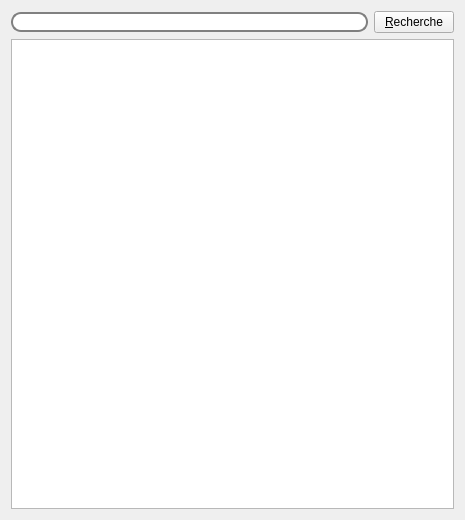
<?xml version="1.0" encoding="UTF-8"?>
<ui version="4.0">
 <class>orgaSelectWidget</class>
 <widget class="QWidget" name="orgaSelectWidget">
  <property name="geometry">
   <rect>
    <x>0</x>
    <y>0</y>
    <width>465</width>
    <height>520</height>
   </rect>
  </property>
  <property name="windowTitle">
   <string>Form</string>
  </property>
  <layout class="QVBoxLayout" name="verticalLayout">
   <item>
    <layout class="QHBoxLayout" name="horizontalLayout">
     <item>
      <widget class="QLineEdit" name="champRechercheOrga">
       <property name="styleSheet">
        <string notr="true">border-radius:10px;
border: 2px solid gray;
padding: 0 8px;
selection-background-color: darkgray;</string>
       </property>
      </widget>
     </item>
     <item>
      <widget class="QPushButton" name="bouttonRechercheOrga">
       <property name="text">
        <string>&amp;Recherche</string>
       </property>
       <property name="flat">
        <bool>false</bool>
       </property>
      </widget>
     </item>
    </layout>
   </item>
   <item>
    <widget class="QListWidget" name="listWidgetOrga"/>
   </item>
  </layout>
 </widget>
 <resources/>
 <connections/>
 <slots>
  <signal>orgaSelected(orga_ptr)</signal>
 </slots>
</ui>
